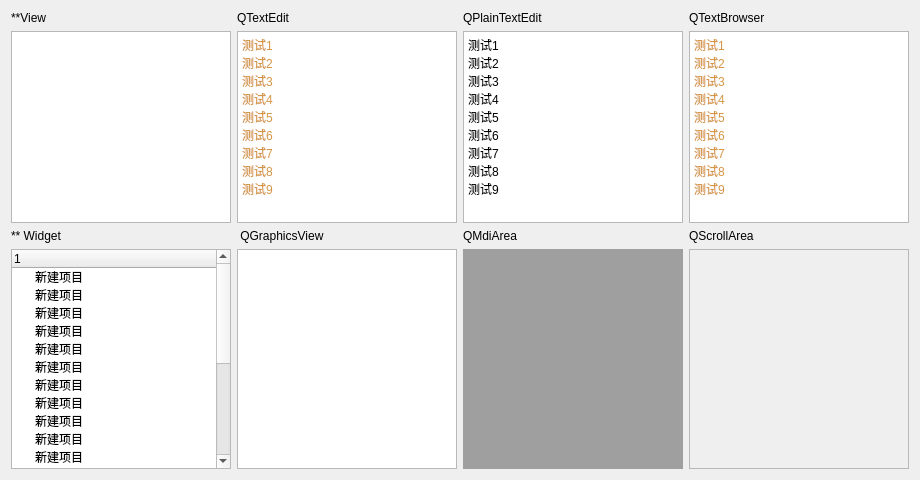
      <widget class="QWidget" name="tab">
       <attribute name="title">
        <string>QAbstractScrollArea</string>
       </attribute>
       <layout class="QGridLayout" name="gridLayout_2">
        <item row="1" column="2">
         <widget class="QPlainTextEdit" name="plainTextEdit">
          <property name="maximumSize">
           <size>
            <width>220</width>
            <height>220</height>
           </size>
          </property>
          <property name="plainText">
           <string>测试1
测试2
测试3
测试4
测试5
测试6
测试7
测试8
测试9</string>
          </property>
         </widget>
        </item>
        <item row="3" column="3">
         <widget class="QScrollArea" name="scrollArea">
          <property name="maximumSize">
           <size>
            <width>220</width>
            <height>220</height>
           </size>
          </property>
          <property name="widgetResizable">
           <bool>true</bool>
          </property>
          <widget class="QWidget" name="scrollAreaWidgetContents">
           <property name="geometry">
            <rect>
             <x>0</x>
             <y>0</y>
             <width>192</width>
             <height>218</height>
            </rect>
           </property>
          </widget>
         </widget>
        </item>
        <item row="1" column="1">
         <widget class="QTextEdit" name="textEdit">
          <property name="maximumSize">
           <size>
            <width>220</width>
            <height>220</height>
           </size>
          </property>
          <property name="html">
           <string>&lt;!DOCTYPE HTML PUBLIC &quot;-//W3C//DTD HTML 4.0//EN&quot; &quot;http://www.w3.org/TR/REC-html40/strict.dtd&quot;&gt;
&lt;html&gt;&lt;head&gt;&lt;meta name=&quot;qrichtext&quot; content=&quot;1&quot; /&gt;&lt;style type=&quot;text/css&quot;&gt;
p, li { white-space: pre-wrap; }
&lt;/style&gt;&lt;/head&gt;&lt;body style=&quot; font-family:'SimSun'; font-size:9pt; font-weight:400; font-style:normal;&quot;&gt;
&lt;p style=&quot; margin-top:0px; margin-bottom:0px; margin-left:0px; margin-right:0px; -qt-block-indent:0; text-indent:0px;&quot;&gt;&lt;span style=&quot; color:#d69545;&quot;&gt;测试1&lt;/span&gt;&lt;/p&gt;
&lt;p style=&quot; margin-top:0px; margin-bottom:0px; margin-left:0px; margin-right:0px; -qt-block-indent:0; text-indent:0px;&quot;&gt;&lt;span style=&quot; color:#d69545;&quot;&gt;测试2&lt;/span&gt;&lt;/p&gt;
&lt;p style=&quot; margin-top:0px; margin-bottom:0px; margin-left:0px; margin-right:0px; -qt-block-indent:0; text-indent:0px;&quot;&gt;&lt;span style=&quot; color:#d69545;&quot;&gt;测试3&lt;/span&gt;&lt;/p&gt;
&lt;p style=&quot; margin-top:0px; margin-bottom:0px; margin-left:0px; margin-right:0px; -qt-block-indent:0; text-indent:0px;&quot;&gt;&lt;span style=&quot; font-family:'Courier New'; color:#d69545;&quot;&gt;测试4&lt;/span&gt;&lt;/p&gt;
&lt;p style=&quot; margin-top:0px; margin-bottom:0px; margin-left:0px; margin-right:0px; -qt-block-indent:0; text-indent:0px;&quot;&gt;&lt;span style=&quot; font-family:'Courier New'; color:#d69545;&quot;&gt;测试5&lt;/span&gt;&lt;/p&gt;
&lt;p style=&quot; margin-top:0px; margin-bottom:0px; margin-left:0px; margin-right:0px; -qt-block-indent:0; text-indent:0px;&quot;&gt;&lt;span style=&quot; font-family:'Courier New'; color:#d69545;&quot;&gt;测试6&lt;/span&gt;&lt;/p&gt;
&lt;p style=&quot; margin-top:0px; margin-bottom:0px; margin-left:0px; margin-right:0px; -qt-block-indent:0; text-indent:0px;&quot;&gt;&lt;span style=&quot; font-family:'Courier New'; color:#d69545;&quot;&gt;测试7&lt;/span&gt;&lt;/p&gt;
&lt;p style=&quot; margin-top:0px; margin-bottom:0px; margin-left:0px; margin-right:0px; -qt-block-indent:0; text-indent:0px;&quot;&gt;&lt;span style=&quot; font-family:'Courier New'; color:#d69545;&quot;&gt;测试8&lt;/span&gt;&lt;/p&gt;
&lt;p style=&quot; margin-top:0px; margin-bottom:0px; margin-left:0px; margin-right:0px; -qt-block-indent:0; text-indent:0px;&quot;&gt;&lt;span style=&quot; font-family:'Courier New'; color:#d69545;&quot;&gt;测试9&lt;/span&gt;&lt;/p&gt;&lt;/body&gt;&lt;/html&gt;</string>
          </property>
         </widget>
        </item>
        <item row="2" column="3">
         <widget class="QLabel" name="label_6">
          <property name="text">
           <string>QScrollArea</string>
          </property>
         </widget>
        </item>
        <item row="0" column="2">
         <widget class="QLabel" name="label_2">
          <property name="text">
           <string>QPlainTextEdit</string>
          </property>
         </widget>
        </item>
        <item row="3" column="2">
         <widget class="QMdiArea" name="mdiArea">
          <property name="sizePolicy">
           <sizepolicy hsizetype="Expanding" vsizetype="Expanding">
            <horstretch>0</horstretch>
            <verstretch>0</verstretch>
           </sizepolicy>
          </property>
          <property name="maximumSize">
           <size>
            <width>220</width>
            <height>220</height>
           </size>
          </property>
         </widget>
        </item>
        <item row="1" column="3">
         <widget class="QTextBrowser" name="textBrowser">
          <property name="maximumSize">
           <size>
            <width>220</width>
            <height>220</height>
           </size>
          </property>
          <property name="html">
           <string>&lt;!DOCTYPE HTML PUBLIC &quot;-//W3C//DTD HTML 4.0//EN&quot; &quot;http://www.w3.org/TR/REC-html40/strict.dtd&quot;&gt;
&lt;html&gt;&lt;head&gt;&lt;meta name=&quot;qrichtext&quot; content=&quot;1&quot; /&gt;&lt;style type=&quot;text/css&quot;&gt;
p, li { white-space: pre-wrap; }
&lt;/style&gt;&lt;/head&gt;&lt;body style=&quot; font-family:'SimSun'; font-size:9pt; font-weight:400; font-style:normal;&quot;&gt;
&lt;p style=&quot; margin-top:0px; margin-bottom:0px; margin-left:0px; margin-right:0px; -qt-block-indent:0; text-indent:0px;&quot;&gt;&lt;span style=&quot; color:#d69545;&quot;&gt;测试1&lt;/span&gt;&lt;/p&gt;
&lt;p style=&quot; margin-top:0px; margin-bottom:0px; margin-left:0px; margin-right:0px; -qt-block-indent:0; text-indent:0px;&quot;&gt;&lt;span style=&quot; color:#d69545;&quot;&gt;测试2&lt;/span&gt;&lt;/p&gt;
&lt;p style=&quot; margin-top:0px; margin-bottom:0px; margin-left:0px; margin-right:0px; -qt-block-indent:0; text-indent:0px;&quot;&gt;&lt;span style=&quot; color:#d69545;&quot;&gt;测试3&lt;/span&gt;&lt;/p&gt;
&lt;p style=&quot; margin-top:0px; margin-bottom:0px; margin-left:0px; margin-right:0px; -qt-block-indent:0; text-indent:0px;&quot;&gt;&lt;span style=&quot; font-family:'Courier New'; color:#d69545;&quot;&gt;测试4&lt;/span&gt;&lt;/p&gt;
&lt;p style=&quot; margin-top:0px; margin-bottom:0px; margin-left:0px; margin-right:0px; -qt-block-indent:0; text-indent:0px;&quot;&gt;&lt;span style=&quot; font-family:'Courier New'; color:#d69545;&quot;&gt;测试5&lt;/span&gt;&lt;/p&gt;
&lt;p style=&quot; margin-top:0px; margin-bottom:0px; margin-left:0px; margin-right:0px; -qt-block-indent:0; text-indent:0px;&quot;&gt;&lt;span style=&quot; font-family:'Courier New'; color:#d69545;&quot;&gt;测试6&lt;/span&gt;&lt;/p&gt;
&lt;p style=&quot; margin-top:0px; margin-bottom:0px; margin-left:0px; margin-right:0px; -qt-block-indent:0; text-indent:0px;&quot;&gt;&lt;span style=&quot; font-family:'Courier New'; color:#d69545;&quot;&gt;测试7&lt;/span&gt;&lt;/p&gt;
&lt;p style=&quot; margin-top:0px; margin-bottom:0px; margin-left:0px; margin-right:0px; -qt-block-indent:0; text-indent:0px;&quot;&gt;&lt;span style=&quot; font-family:'Courier New'; color:#d69545;&quot;&gt;测试8&lt;/span&gt;&lt;/p&gt;
&lt;p style=&quot; margin-top:0px; margin-bottom:0px; margin-left:0px; margin-right:0px; -qt-block-indent:0; text-indent:0px;&quot;&gt;&lt;span style=&quot; font-family:'Courier New'; color:#d69545;&quot;&gt;测试9&lt;/span&gt;&lt;/p&gt;&lt;/body&gt;&lt;/html&gt;</string>
          </property>
         </widget>
        </item>
        <item row="0" column="1">
         <widget class="QLabel" name="label">
          <property name="text">
           <string>QTextEdit</string>
          </property>
         </widget>
        </item>
        <item row="0" column="3">
         <widget class="QLabel" name="label_3">
          <property name="text">
           <string>QTextBrowser</string>
          </property>
         </widget>
        </item>
        <item row="2" column="1">
         <widget class="QLabel" name="label_4">
          <property name="text">
           <string> QGraphicsView</string>
          </property>
         </widget>
        </item>
        <item row="2" column="2">
         <widget class="QLabel" name="label_5">
          <property name="text">
           <string>QMdiArea</string>
          </property>
         </widget>
        </item>
        <item row="3" column="1">
         <widget class="QGraphicsView" name="graphicsView">
          <property name="maximumSize">
           <size>
            <width>220</width>
            <height>220</height>
           </size>
          </property>
         </widget>
        </item>
        <item row="1" column="0">
         <widget class="QListView" name="listView">
          <property name="maximumSize">
           <size>
            <width>220</width>
            <height>220</height>
           </size>
          </property>
          <property name="alternatingRowColors">
           <bool>false</bool>
          </property>
         </widget>
        </item>
        <item row="3" column="0">
         <widget class="QTreeWidget" name="treeWidget">
          <property name="maximumSize">
           <size>
            <width>220</width>
            <height>220</height>
           </size>
          </property>
          <column>
           <property name="text">
            <string>1</string>
           </property>
          </column>
          <item>
           <property name="text">
            <string>新建项目</string>
           </property>
          </item>
          <item>
           <property name="text">
            <string>新建项目</string>
           </property>
          </item>
          <item>
           <property name="text">
            <string>新建项目</string>
           </property>
          </item>
          <item>
           <property name="text">
            <string>新建项目</string>
           </property>
          </item>
          <item>
           <property name="text">
            <string>新建项目</string>
           </property>
          </item>
          <item>
           <property name="text">
            <string>新建项目</string>
           </property>
          </item>
          <item>
           <property name="text">
            <string>新建项目</string>
           </property>
          </item>
          <item>
           <property name="text">
            <string>新建项目</string>
           </property>
          </item>
          <item>
           <property name="text">
            <string>新建项目</string>
           </property>
          </item>
          <item>
           <property name="text">
            <string>新建项目</string>
           </property>
          </item>
          <item>
           <property name="text">
            <string>新建项目</string>
           </property>
          </item>
          <item>
           <property name="text">
            <string>新建项目</string>
           </property>
          </item>
          <item>
           <property name="text">
            <string>新建项目</string>
           </property>
          </item>
          <item>
           <property name="text">
            <string>新建项目</string>
           </property>
          </item>
          <item>
           <property name="text">
            <string>新建项目</string>
           </property>
          </item>
          <item>
           <property name="text">
            <string>新建项目</string>
           </property>
          </item>
          <item>
           <property name="text">
            <string>新建项目</string>
           </property>
          </item>
          <item>
           <property name="text">
            <string>新建项目</string>
           </property>
          </item>
          <item>
           <property name="text">
            <string>新建项目</string>
           </property>
          </item>
          <item>
           <property name="text">
            <string>新建项目</string>
           </property>
          </item>
          <item>
           <property name="text">
            <string>新建项目</string>
           </property>
          </item>
         </widget>
        </item>
        <item row="2" column="0">
         <widget class="QLabel" name="label_7">
          <property name="text">
           <string>** Widget</string>
          </property>
         </widget>
        </item>
        <item row="0" column="0">
         <widget class="QLabel" name="label_8">
          <property name="text">
           <string>**View</string>
          </property>
         </widget>
        </item>
       </layout>
      </widget>
